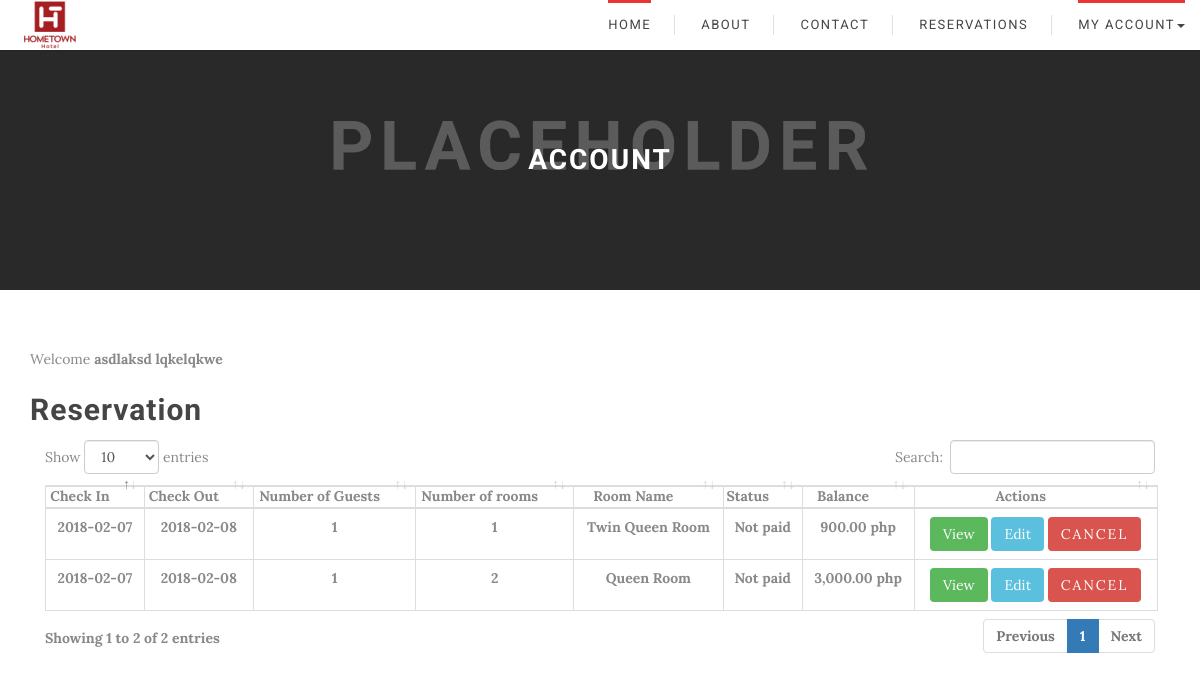
Page /GuestDashboard.php (signed in) on the earlier database version.
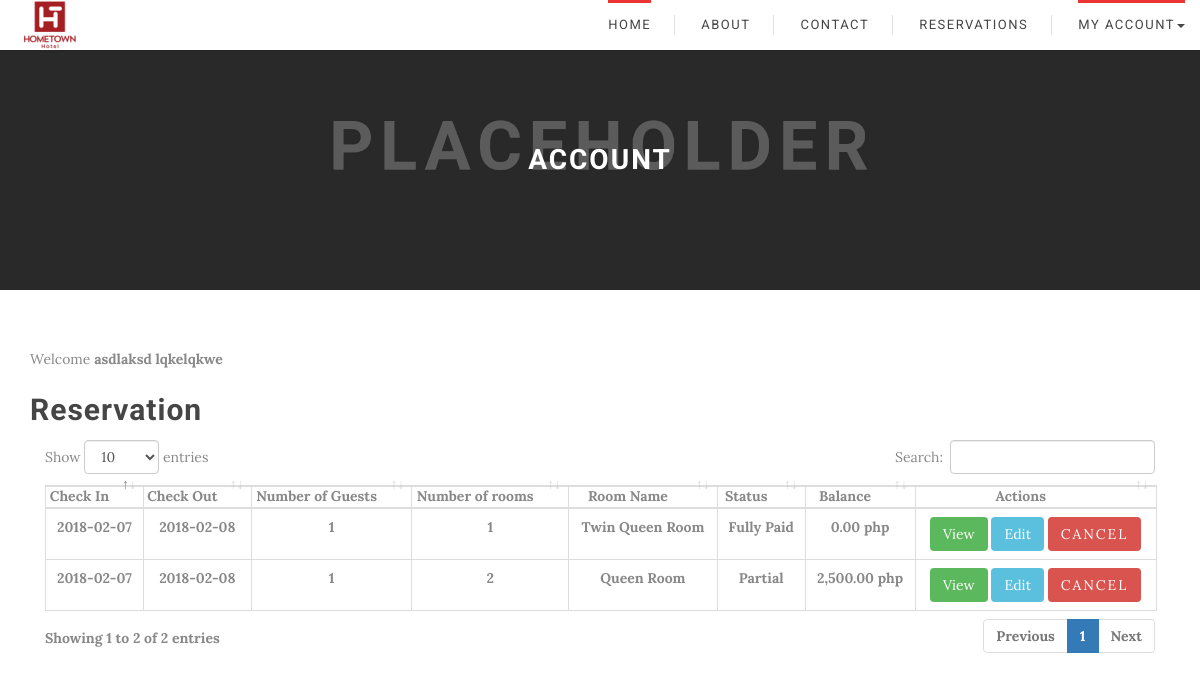
Same page on the later database version.
### tables this page shows
CREATE TABLE `reservation_masterfile` (
  `reservation_id` int(11) NOT NULL,
  `guest_id` int(11) NOT NULL,
  `room_id` int(11) NOT NULL,
  `checkindate` date NOT NULL,
  `checkoutdate` date NOT NULL,
  `number_guest` int(11) NOT NULL,
  `room_number` int(11) NOT NULL,
  `status` varchar(20) NOT NULL,
  `reservation_code` varchar(10) NOT NULL
);

CREATE TABLE `room_masterfile` (
  `room_id` int(11) NOT NULL,
  `room_type` varchar(50) NOT NULL,
  `room_description` varchar(50) NOT NULL,
  `room_capacity` varchar(50) NOT NULL,
  `room_rate` float NOT NULL,
  `room_number` int(11) NOT NULL,
  `room_status` varchar(50) NOT NULL,
  `room_imagepath` text NOT NULL
);

CREATE TABLE `billing_masterfile` (
  `billing_id` int(11) NOT NULL,
  `guest_id` int(11) NOT NULL,
  `reservation_id` int(11) NOT NULL,
  `balance` float NOT NULL,
  `created_at` datetime NOT NULL,
  `updated_at` datetime NOT NULL,
  `status` varchar(30) NOT NULL,
  `total` float NOT NULL,
  `downpayment` float NOT NULL
);

### GuestDashboard.php (the view, shortened to what this page needs)
  <?php
  include_once 'db.php';
  include_once 'header.php';
  ?>
  <link rel ='stylesheet' href = 'Adminside/css/dataTables.bootstrap4.min.css'/>
<body>
 <header>
  <?php
    include_once 'navigationBar.php';
  ?>
  <div class="rq-checkout-banner">
    <div class="rq-checkout-banner-mask">
      <div class="container">
        <div class="rq-checkout-banner-text">
          <div class="rq-checkout-banner-text-middle">
            <h1>Account</h1>
          </div>
        </div>
      </div>
    </div>
  </div>
  <div class = "container" style = "margin-top: 5%">
    <div class = "row">
      <div class = "col-lg-12 col-md-12 col-sm-12">
        <div class = "blogArchive_area">
          <div class = "single_archiveblog wow fadeInDown animated" style = "visibility: visible; animation-name: fadeInDown;">
            <div>
              Welcome
              <b>
                <?php echo "{$_SESSION['firstname']} {$_SESSION['lastname']}"; ?>
                <b>
                  <!-- <p stlye = "text-align:right;">
                    <a href="account.php">Account Settings</a>
                  </p> -->
                  <h2> Reservation </h2>
                  <table class = "table table-bordered display" id = 'reservations'>
                    <thead>
                      <tr>
                        <th>Check In</th>
                        <th>Check Out</th>
                        <th>Number of Guests</th>
                        <th>Number of rooms</th>
                        <th>Room Name</th>
                        <th>Status</th>
                        <th>Balance</th>
                        <th>Actions</th>
                      </tr>
                    </thead>
                  <?php $fetch_reservations = mysqli_query($conn, "SELECT *, reservation_masterfile.room_number as roomno FROM reservation_masterfile JOIN room_masterfile ON reservation_masterfile.room_id = room_masterfile.room_id JOIN billing_masterfile ON reservation_masterfile.reservation_id = billing_masterfile.reservation_id WHERE reservation_masterfile.guest_id = {$_SESSION['guest_ID']}") or die(mysqli_error($conn));
                  while($row = mysqli_fetch_assoc($fetch_reservations)){ ?>
                  <tr>
                    <td align = "center" id = 'checkin'><?= $row['checkindate'] ?></td>
                    <td align = "center" id = 'checkout'><?= $row['checkoutdate'] ?></td>
                    <td align = "center"><?= $row['number_guest'] ?></td>
                    <td align ='center'><?= $row['roomno'] ?></td>
                    <td align = 'center'><?= $row['room_type'] ?></td>
                    <td align = "center"><?= $row['status'] ?></td>
                    <td align = 'center'> <?= number_format($row['balance'],2) . " php"?></td>
                    <td align ='center'>
                      <form method="post" id ='deletereservation'>
                       <a href="summary.php?code=<?= $row['reservation_id']?>" class="btn btn-sm btn-success">View</a>
                       <a href = '#' data-target = '#exampleModal' data-toggle ='modal' class ='btn btn-info edit' >Edit</a>
                       <button name="cancel" type = 'submit' class="btn btn-sm btn-danger">Cancel</button>
                     </form>
                   </td>
                 </tr>
                 <?php } ?>
             </b>
           </b>
         </div>
    </body>
    </html>

### header.php (shortened to what this page needs)
<!DOCTYPE html>
<html lang="en">
<head>
  <link rel="stylesheet" href="css/owl.carousel.css">
  <link rel="stylesheet" href="css/jquery-ui.css">
  <link rel="stylesheet" href="css/jquery-ui.structure.css">
  <link rel="stylesheet" href="css/jquery-ui.theme.min.css">
  <link rel="stylesheet" href="css/jquery.timepicker.css">
  <link rel="stylesheet" href="css/jquery.countdown.css">
  <link rel="stylesheet" href="css/flexslider.css">
  <link rel="stylesheet" href="css/red.css">
  <link rel="stylesheet" href="css/select2.css">
  <link rel="stylesheet" href="css/jquery.raty.css" />
  <link rel="stylesheet" href="css/hotel.style1.css">
</head>

### navigationBar.php (shortened to what this page needs)
<!DOCTYPE html>
<html>
<head>
</head>
<body>
	<header>
		<nav class="navbar rq-header-main-menu navbar-fixed-top" role="navigation">
      <div class="container-fluid">
        <div class="navbar-header">
          <a class="navbar-brand" href="index.php"><img class="logo" src="HometownLogo.png" alt="Hometown"></a>
        </div>
        <div id="nav-menu" class="navbar-collapse rq-menu-wrapper collapse navbar-right" role="navigation">
          <ul class="nav navbar-nav rq-menus">
            <li class="active">
              <a href="HomepageFinal.php">Home</a>
            </li>
              <li>
                <a href="aboutUs.php">About</a>
              </li>
              <li>
                <a href="contact.html">Contact</a>
              </li>
              <li>
                <a href="Step1.php">Reservations</a>
              </li>
              <?php if(isset($_SESSION['login'])){  ?>
              <li class="active dropdown">
                <a class="dropdown-toggle" data-toggle="dropdown" href="#" aria-expanded = "false">
                  MY ACCOUNT<span class="caret"></span>
                </a>
              </li>
              <?php } else { ?>
              <li><a href="login.php">LOGIN</a></li>
              <?php } ?>
            </ul>
          </div>
      </nav>
	</header>
</body>
</html>

### GuestDashboard.php (style rules this page uses)
.navbar-brand { margin-top: -22px; margin-right: 5px; }
.table-bordered { border: 1px solid #ddd; }
.table { width: 100%; max-width: 100%; margin-bottom: 20px; }
table { background-color: transparent; }
table { border-spacing: 0; border-collapse: collapse; }
.table-bordered>thead>tr>th { border-bottom-width: 2px; }
.table-bordered>thead>tr>th { border: 1px solid #ddd; }
.btn { border-radius: 0px; margin-bottom: 5px; -webkit-transition: all 0.5s; -o-transition: all 0.5s; transition: all 0.5s; }
.btn-sm { padding: 5px 10px; font-size: 12px; line-height: 1.5; border-radius: 3px; }
.btn-success { color: #fff; background-color: #5cb85c; border-color: #4cae4c; }
.btn { display: inline-block; padding: 6px 12px; margin-bottom: 0; font-size: 14px; font-weight: 400; line-height: 1.42857143; text-align: center; white-space: nowrap; vertical-align: middle; -ms-touch-action: manipulation; touch-action: manipulation; cursor: pointer; -webkit-user-select: none; -moz-user-select: none; -ms-user-select: none; user-select: none; background-image: none; border: 1px solid transparent; border-radius: 4px; }
.table-bordered>tbody>tr>td { border: 1px solid #ddd; }
.table>tbody>tr>td { padding: 8px; line-height: 1.42857143; vertical-align: top; border-top: 1px solid #ddd; }

Differences in the rows shown:
changed through a linked row, reservation_masterfile "Twin Queen Room": billing_masterfile.status "Not paid" → "Fully Paid"; billing_masterfile.balance "900.00" → "0.00"
changed through a linked row, reservation_masterfile "Queen Room": billing_masterfile.status "Not paid" → "Partial"; billing_masterfile.balance "3,000.00" → "2,500.00"
